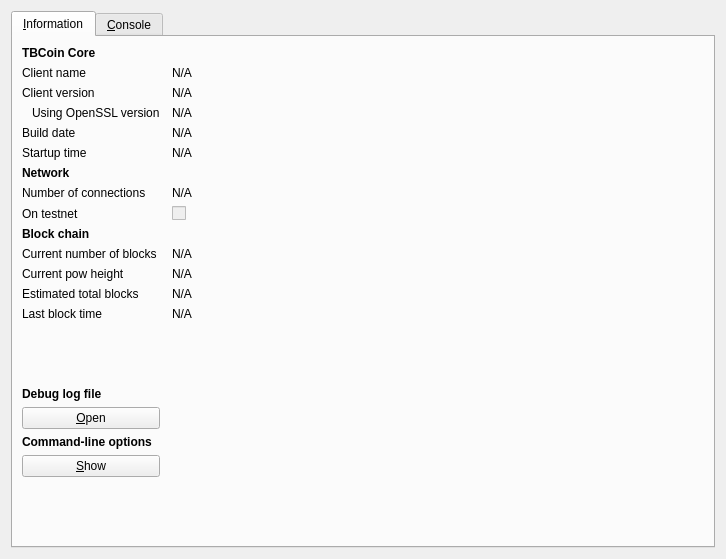
<?xml version="1.0" encoding="UTF-8"?>
<ui version="4.0">
 <class>RPCConsole</class>
 <widget class="QDialog" name="RPCConsole">
  <property name="geometry">
   <rect>
    <x>0</x>
    <y>0</y>
    <width>726</width>
    <height>559</height>
   </rect>
  </property>
  <property name="windowTitle">
   <string>TBCoin - Debug window</string>
  </property>
  <layout class="QHBoxLayout" name="horizontalLayout_2">
   <item>
    <widget class="QTabWidget" name="tabWidget">
     <property name="currentIndex">
      <number>0</number>
     </property>
     <widget class="QWidget" name="tab_info">
      <attribute name="title">
       <string>&amp;Information</string>
      </attribute>
      <layout class="QGridLayout" name="gridLayout" columnstretch="0,1">
       <property name="horizontalSpacing">
        <number>12</number>
       </property>
       <item row="8" column="0">
        <widget class="QLabel" name="label_8">
         <property name="text">
          <string>On testnet</string>
         </property>
        </widget>
       </item>
       <item row="12" column="0">
        <widget class="QLabel" name="label_4">
         <property name="text">
          <string>Estimated total blocks</string>
         </property>
        </widget>
       </item>
       <item row="10" column="0">
        <widget class="QLabel" name="label_3">
         <property name="text">
          <string>Current number of blocks</string>
         </property>
        </widget>
       </item>
       <item row="10" column="1">
        <widget class="QLabel" name="numberOfBlocks">
         <property name="cursor">
          <cursorShape>IBeamCursor</cursorShape>
         </property>
         <property name="text">
          <string>N/A</string>
         </property>
         <property name="textFormat">
          <enum>Qt::PlainText</enum>
         </property>
         <property name="textInteractionFlags">
          <set>Qt::LinksAccessibleByMouse|Qt::TextSelectableByKeyboard|Qt::TextSelectableByMouse</set>
         </property>
        </widget>
       </item>
       <item row="14" column="0">
        <spacer name="verticalSpacer_2">
         <property name="orientation">
          <enum>Qt::Vertical</enum>
         </property>
         <property name="sizeHint" stdset="0">
          <size>
           <width>20</width>
           <height>20</height>
          </size>
         </property>
        </spacer>
       </item>
       <item row="15" column="0">
        <widget class="QLabel" name="labelDebugLogfile">
         <property name="font">
          <font>
           <weight>75</weight>
           <bold>true</bold>
          </font>
         </property>
         <property name="text">
          <string>Debug log file</string>
         </property>
        </widget>
       </item>
       <item row="12" column="1">
        <widget class="QLabel" name="totalBlocks">
         <property name="cursor">
          <cursorShape>IBeamCursor</cursorShape>
         </property>
         <property name="text">
          <string>N/A</string>
         </property>
         <property name="textFormat">
          <enum>Qt::PlainText</enum>
         </property>
         <property name="textInteractionFlags">
          <set>Qt::LinksAccessibleByMouse|Qt::TextSelectableByKeyboard|Qt::TextSelectableByMouse</set>
         </property>
        </widget>
       </item>
       <item row="13" column="1">
        <widget class="QLabel" name="lastBlockTime">
         <property name="cursor">
          <cursorShape>IBeamCursor</cursorShape>
         </property>
         <property name="text">
          <string>N/A</string>
         </property>
         <property name="textFormat">
          <enum>Qt::PlainText</enum>
         </property>
         <property name="textInteractionFlags">
          <set>Qt::LinksAccessibleByMouse|Qt::TextSelectableByKeyboard|Qt::TextSelectableByMouse</set>
         </property>
        </widget>
       </item>
       <item row="13" column="0">
        <widget class="QLabel" name="label_2">
         <property name="text">
          <string>Last block time</string>
         </property>
        </widget>
       </item>
       <item row="17" column="0">
        <widget class="QLabel" name="labelCLOptions">
         <property name="font">
          <font>
           <weight>75</weight>
           <bold>true</bold>
          </font>
         </property>
         <property name="text">
          <string>Command-line options</string>
         </property>
        </widget>
       </item>
       <item row="16" column="0">
        <widget class="QPushButton" name="openDebugLogfileButton">
         <property name="toolTip">
          <string>Open the TBCoin debug log file from the current data directory. This can take a few seconds for large log files.</string>
         </property>
         <property name="text">
          <string>&amp;Open</string>
         </property>
         <property name="autoDefault">
          <bool>false</bool>
         </property>
        </widget>
       </item>
       <item row="18" column="0">
        <widget class="QPushButton" name="showCLOptionsButton">
         <property name="toolTip">
          <string>Show the TBCoin-Qt help message to get a list with possible TBCoin command-line options.</string>
         </property>
         <property name="text">
          <string>&amp;Show</string>
         </property>
         <property name="autoDefault">
          <bool>false</bool>
         </property>
        </widget>
       </item>
       <item row="19" column="0">
        <spacer name="verticalSpacer">
         <property name="orientation">
          <enum>Qt::Vertical</enum>
         </property>
         <property name="sizeHint" stdset="0">
          <size>
           <width>20</width>
           <height>40</height>
          </size>
         </property>
        </spacer>
       </item>
       <item row="0" column="0">
        <widget class="QLabel" name="label_9">
         <property name="font">
          <font>
           <weight>75</weight>
           <bold>true</bold>
          </font>
         </property>
         <property name="text">
          <string>TBCoin Core</string>
         </property>
        </widget>
       </item>
       <item row="1" column="0">
        <widget class="QLabel" name="label_5">
         <property name="text">
          <string>Client name</string>
         </property>
        </widget>
       </item>
       <item row="2" column="1">
        <widget class="QLabel" name="clientVersion">
         <property name="cursor">
          <cursorShape>IBeamCursor</cursorShape>
         </property>
         <property name="text">
          <string>N/A</string>
         </property>
         <property name="textFormat">
          <enum>Qt::PlainText</enum>
         </property>
         <property name="textInteractionFlags">
          <set>Qt::LinksAccessibleByMouse|Qt::TextSelectableByKeyboard|Qt::TextSelectableByMouse</set>
         </property>
        </widget>
       </item>
       <item row="3" column="0">
        <widget class="QLabel" name="label_14">
         <property name="text">
          <string>Using OpenSSL version</string>
         </property>
         <property name="indent">
          <number>10</number>
         </property>
        </widget>
       </item>
       <item row="1" column="1">
        <widget class="QLabel" name="clientName">
         <property name="cursor">
          <cursorShape>IBeamCursor</cursorShape>
         </property>
         <property name="text">
          <string>N/A</string>
         </property>
         <property name="textFormat">
          <enum>Qt::PlainText</enum>
         </property>
         <property name="textInteractionFlags">
          <set>Qt::LinksAccessibleByMouse|Qt::TextSelectableByKeyboard|Qt::TextSelectableByMouse</set>
         </property>
        </widget>
       </item>
       <item row="2" column="0">
        <widget class="QLabel" name="label_6">
         <property name="text">
          <string>Client version</string>
         </property>
        </widget>
       </item>
       <item row="4" column="1">
        <widget class="QLabel" name="buildDate">
         <property name="cursor">
          <cursorShape>IBeamCursor</cursorShape>
         </property>
         <property name="text">
          <string>N/A</string>
         </property>
         <property name="textFormat">
          <enum>Qt::PlainText</enum>
         </property>
         <property name="textInteractionFlags">
          <set>Qt::LinksAccessibleByMouse|Qt::TextSelectableByKeyboard|Qt::TextSelectableByMouse</set>
         </property>
        </widget>
       </item>
       <item row="5" column="0">
        <widget class="QLabel" name="label_13">
         <property name="text">
          <string>Startup time</string>
         </property>
        </widget>
       </item>
       <item row="3" column="1">
        <widget class="QLabel" name="openSSLVersion">
         <property name="cursor">
          <cursorShape>IBeamCursor</cursorShape>
         </property>
         <property name="text">
          <string>N/A</string>
         </property>
         <property name="textFormat">
          <enum>Qt::PlainText</enum>
         </property>
         <property name="textInteractionFlags">
          <set>Qt::LinksAccessibleByMouse|Qt::TextSelectableByKeyboard|Qt::TextSelectableByMouse</set>
         </property>
        </widget>
       </item>
       <item row="4" column="0">
        <widget class="QLabel" name="label_12">
         <property name="text">
          <string>Build date</string>
         </property>
        </widget>
       </item>
       <item row="8" column="1">
        <widget class="QCheckBox" name="isTestNet">
         <property name="enabled">
          <bool>false</bool>
         </property>
         <property name="text">
          <string/>
         </property>
        </widget>
       </item>
       <item row="5" column="1">
        <widget class="QLabel" name="startupTime">
         <property name="cursor">
          <cursorShape>IBeamCursor</cursorShape>
         </property>
         <property name="text">
          <string>N/A</string>
         </property>
         <property name="textFormat">
          <enum>Qt::PlainText</enum>
         </property>
         <property name="textInteractionFlags">
          <set>Qt::LinksAccessibleByMouse|Qt::TextSelectableByKeyboard|Qt::TextSelectableByMouse</set>
         </property>
        </widget>
       </item>
       <item row="7" column="0">
        <widget class="QLabel" name="label_7">
         <property name="text">
          <string>Number of connections</string>
         </property>
        </widget>
       </item>
       <item row="9" column="0">
        <widget class="QLabel" name="label_10">
         <property name="font">
          <font>
           <weight>75</weight>
           <bold>true</bold>
          </font>
         </property>
         <property name="text">
          <string>Block chain</string>
         </property>
        </widget>
       </item>
       <item row="7" column="1">
        <widget class="QLabel" name="numberOfConnections">
         <property name="cursor">
          <cursorShape>IBeamCursor</cursorShape>
         </property>
         <property name="text">
          <string>N/A</string>
         </property>
         <property name="textFormat">
          <enum>Qt::PlainText</enum>
         </property>
         <property name="textInteractionFlags">
          <set>Qt::LinksAccessibleByMouse|Qt::TextSelectableByKeyboard|Qt::TextSelectableByMouse</set>
         </property>
        </widget>
       </item>
       <item row="6" column="0">
        <widget class="QLabel" name="label_11">
         <property name="font">
          <font>
           <weight>75</weight>
           <bold>true</bold>
          </font>
         </property>
         <property name="text">
          <string>Network</string>
         </property>
        </widget>
       </item>
       <item row="11" column="0">
        <widget class="QLabel" name="label_15">
         <property name="text">
          <string>Current pow height</string>
         </property>
        </widget>
       </item>
       <item row="11" column="1">
        <widget class="QLabel" name="numberOfPow">
         <property name="cursor">
          <cursorShape>IBeamCursor</cursorShape>
         </property>
         <property name="text">
          <string>N/A</string>
         </property>
         <property name="textFormat">
          <enum>Qt::PlainText</enum>
         </property>
         <property name="textInteractionFlags">
          <set>Qt::LinksAccessibleByMouse|Qt::TextSelectableByKeyboard|Qt::TextSelectableByMouse</set>
         </property>
        </widget>
       </item>
      </layout>
     </widget>
     <widget class="QWidget" name="tab_console">
      <attribute name="title">
       <string>&amp;Console</string>
      </attribute>
      <layout class="QVBoxLayout" name="verticalLayout_3">
       <property name="spacing">
        <number>3</number>
       </property>
       <item>
        <widget class="QTextEdit" name="messagesWidget">
         <property name="minimumSize">
          <size>
           <width>0</width>
           <height>100</height>
          </size>
         </property>
         <property name="readOnly">
          <bool>true</bool>
         </property>
         <property name="tabKeyNavigation" stdset="0">
          <bool>false</bool>
         </property>
         <property name="columnCount" stdset="0">
          <number>2</number>
         </property>
        </widget>
       </item>
       <item>
        <layout class="QHBoxLayout" name="horizontalLayout">
         <property name="spacing">
          <number>3</number>
         </property>
         <item>
          <widget class="QLabel" name="label">
           <property name="text">
            <string notr="true">&gt;</string>
           </property>
          </widget>
         </item>
         <item>
          <widget class="QLineEdit" name="lineEdit"/>
         </item>
         <item>
          <widget class="QPushButton" name="clearButton">
           <property name="maximumSize">
            <size>
             <width>24</width>
             <height>24</height>
            </size>
           </property>
           <property name="toolTip">
            <string>Clear console</string>
           </property>
           <property name="text">
            <string/>
           </property>
           <property name="icon">
            <iconset resource="../bitcoin.qrc">
             <normaloff>:/icons/remove</normaloff>:/icons/remove</iconset>
           </property>
           <property name="shortcut">
            <string notr="true">Ctrl+L</string>
           </property>
           <property name="autoDefault">
            <bool>false</bool>
           </property>
          </widget>
         </item>
        </layout>
       </item>
      </layout>
     </widget>
    </widget>
   </item>
  </layout>
 </widget>
 <resources>
  <include location="../bitcoin.qrc"/>
 </resources>
 <connections/>
</ui>
